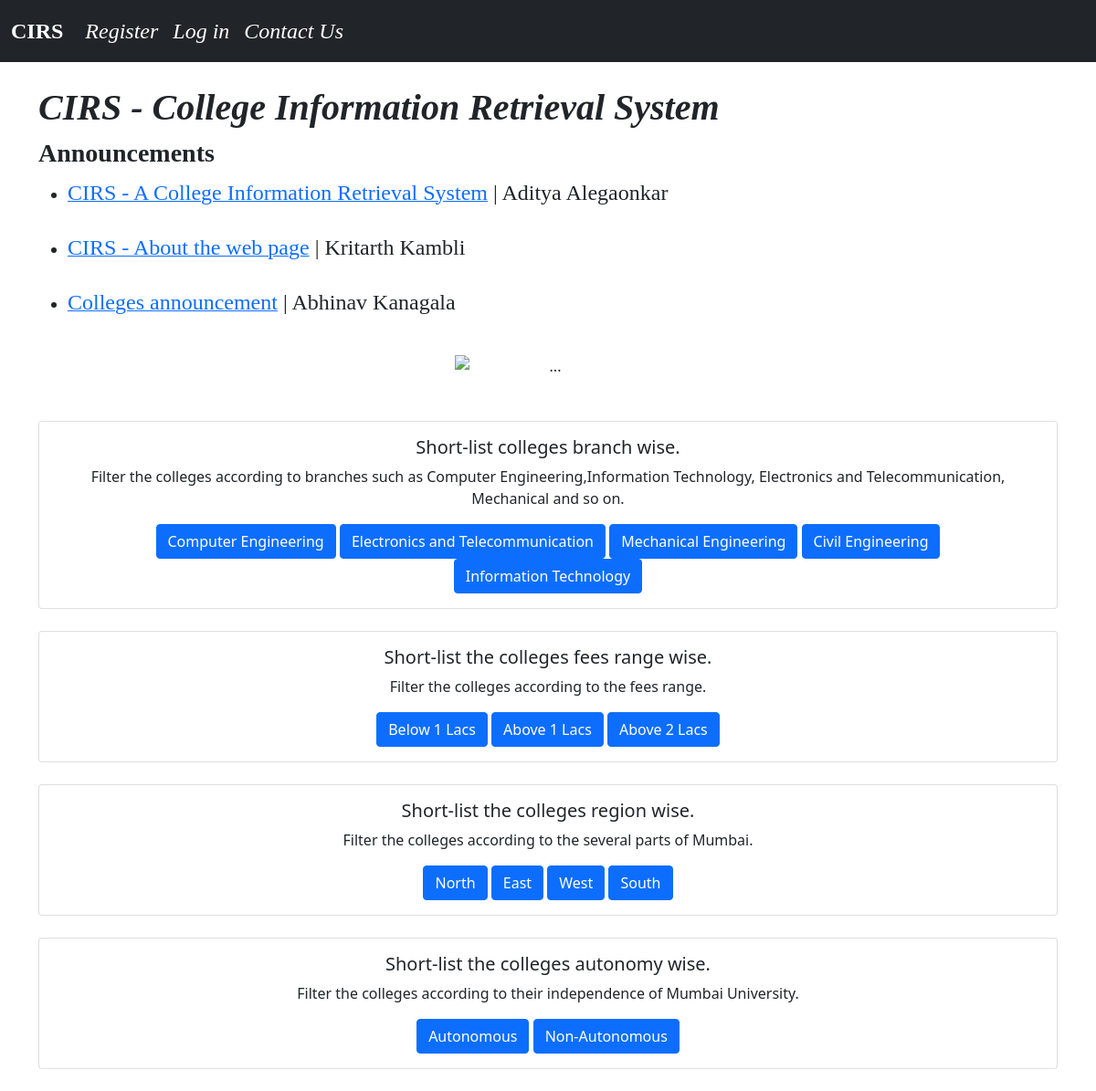
The page / on the database its author committed.
### clginfoblog/models.py (models this page shows, shortened)
class Post(models.Model):
	title = models.CharField(max_length=255)
	title_tag = models.CharField(max_length=255,default="CIRS")
	author = models.ForeignKey(User,on_delete = models.CASCADE)
	body = models.TextField()

### clginfoblog/views.py (the view)
# urls.py: path('',Home.as_view(),name="home"),
class Home(ListView):
	model = Post
	template_name = 'home.html'

### clginfoblog/templates/home.html (shortened to what this page needs)
{% extends 'base.html'%}
{% block content %}
<h1><font face = "Noe " ><b><i>CIRS - College Information Retrieval System</i></b></font></h1>
<h3><font face = "Noe " ><b>Announcements</b></font></h3>
<ul>
{% for post in object_list %}
	<li><a href="{% url 'article-detail' post.pk %}"><font face = "Noe " size = 5>{{  post.title }}</a> | {{ post.author.first_name }} {{ post.author.last_name }}
	</font><br>
	</li>
{% endfor %}
</ul>
<div class="container" align="middle">
<div id="carouselExampleCaptions" class="carousel slide w-25" data-bs-ride="carousel" >
  <div class="carousel-indicators">
    <button type="button" data-bs-target="#carouselExampleCaptions" data-bs-slide-to="0" class="active" aria-current="true" aria-label="Slide 1"></button>
    <button type="button" data-bs-target="#carouselExampleCaptions" data-bs-slide-to="1" aria-label="Slide 2"></button>
    <button type="button" data-bs-target="#carouselExampleCaptions" data-bs-slide-to="2" aria-label="Slide 3"></button>
  </div>
  <div class="carousel-inner">
    <div class="carousel-item active ">
      <img src="https://unimumbaidsd.com/images/logo.jpg" class="d-block w-75" alt="...">
      <div class="carousel-caption d-none d-md-block">
      </div>
    </div>
  </div>
  <button class="carousel-control-prev" type="button" data-bs-target="#carouselExampleCaptions" data-bs-slide="prev">
    <span class="carousel-control-prev-icon" aria-hidden="true"></span>
  </button>
  <button class="carousel-control-next " type="button" data-bs-target="#carouselExampleCaptions" data-bs-slide="next">
    <span class="carousel-control-next-icon" aria-hidden="true"></span>
  </button>
</div>
</div>
<br>
<div class="container" >
<div class="row">
<div class="card" align="middle" >
  <div class="card-body">
    <h5 class="card-title">Short-list colleges branch wise.</h5>
    <p class="card-text"> Filter the colleges according to branches such as Computer Engineering,Information Technology, Electronics and Telecommunication, Mechanical and so on.</p>
    <a tabindex="0" class="btn btn-primary" href="{%url 'display' %}">Computer Engineering</a>
    <a tabindex="1" class="btn btn-primary" href="{%url 'extc' %}" value = 2>Electronics and Telecommunication</a>
    <a tabindex="2" class="btn btn-primary" href="{%url 'mech' %}">Mechanical Engineering</a>
    <a tabindex="3" class="btn btn-primary" href="{%url 'civi' %}">Civil Engineering</a>
    <a tabindex="4" class="btn btn-primary" href="{%url 'info' %}">Information Technology</a>
  </div>
</div>
</div>
</div>
<br>
<div class="container" >
<div class="row">
<div class="card" align="middle" >
  <div class="card-body">
    <h5 class="card-title">Short-list the colleges fees range wise.</h5>
    <p class="card-text">Filter the colleges according to the fees range. </p>
    <a tabindex="0" class="btn btn-primary" href="{%url 'below_one_lac' %}">Below 1 Lacs</a>
    <a tabindex="1" class="btn btn-primary" href="{%url 'fees_one_lac' %}">Above 1 Lacs</a>
    <a tabindex="2" class="btn btn-primary" href="{%url 'fees_two_lacs' %}">Above 2 Lacs</a>
  </div>
</div>
</div>
</div>
<br>
<div class="container" >
<div class="row">
<div class="card" align="middle" >
  <div class="card-body">
    <h5 class="card-title">Short-list the colleges region wise.</h5>
    <p class="card-text">Filter the colleges according to the several parts of Mumbai. </p>
    <a tabindex="0" class="btn btn-primary" href="{%url 'north' %}">North</a>
    <a tabindex="1" class="btn btn-primary" href="{%url 'east' %}">East</a>
    <a tabindex="2" class="btn btn-primary" href="{%url 'west' %}">West</a>
    <a tabindex="3" class="btn btn-primary" href="{%url 'south' %}">South</a>
  </div>
</div>
</div>
</div>
<br>
<div class="card" align="middle" >
  <div class="card-body">
    <h5 class="card-title">Short-list the colleges autonomy wise.</h5>
    <p class="card-text">Filter the colleges according to their independence of Mumbai University. </p>
    <a tabindex="0" class="btn btn-primary" href="{%url 'autonomous' %}">Autonomous</a>
    <a tabindex="1" class="btn btn-primary" href="{%url 'non-autonomous' %}">Non-Autonomous</a>
  </div>
</div>
</div>
<br>
{% endblock %}

### rows shown on the page
Post: title "CIRS - A College Information Retrieval System", author.first_name "Aditya", author.last_name "Alegaonkar"
Post: title "CIRS - About the web page", author.first_name "Kritarth", author.last_name "Kambli"
Post: title "Colleges announcement", author.first_name "Abhinav", author.last_name "Kanagala"
